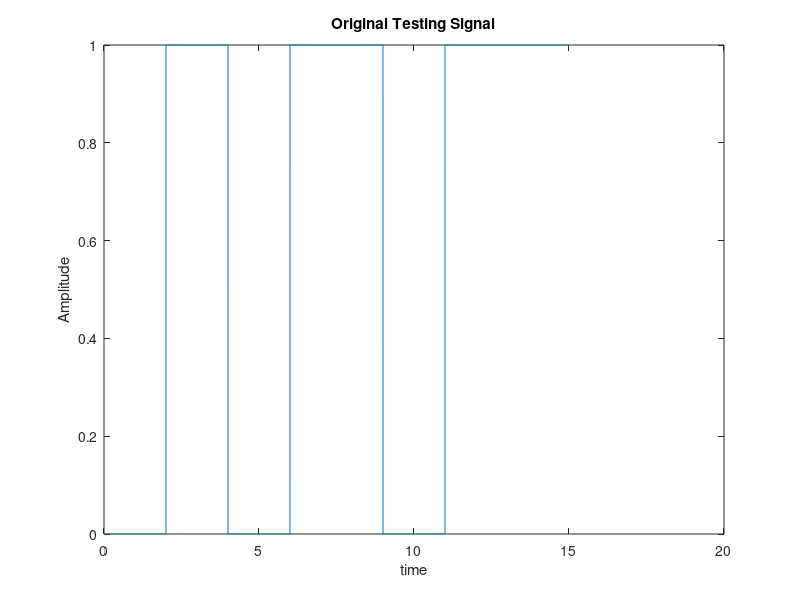

MATLAB code for this plot: (Note: this script raises an error after producing the figure.)
%This is just to test the m_ary_ASK_mod function....

% generate random sqaure 0-1 signal... (Unipolar NRZ), this is the current
% implementation but can be easily modified
factor_for_num_bits=5;
m=8;
sig_num_bits=factor_for_num_bits*log2(m);
tt= 0:0.001:sig_num_bits;
zero_bit=zeros(1,1000);
one_bit=ones(1,1000);
sig_test=[];
for i=1:sig_num_bits
    r=randi([0,1],1);
    if(r==1)
        sig_test=[sig_test one_bit];
    else
        sig_test=[sig_test zero_bit];
    end
end
sig_test_p=[sig_test sig_test(end)];

figure(55)
plot(tt,sig_test_p)
title('Original Testing Signal')
xlabel('time')
ylabel('Amplitude')


modulated= m_ary_ASK_mod(sig_test_p,1,5,m,1,tt);
figure(10)
plot(tt,modulated)
title('ASK-Modulated Signal')
xlabel('time')
ylabel('Amplitude')


% % Demod::
demod =m_ary_ASK_demod(modulated,1,m,1,tt,sig_num_bits);

figure(1111)
plot(tt,demod)
title("Demodulated - HAPPY ENDING")
xlabel('time')
ylabel('Amplitude')


difference= sum(demod~=sig_test_p) % 0 means perfectly mod & demodulated.